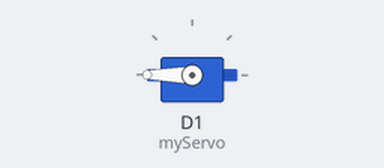
This sketch was run on a simulated ESP8266 (NodeMCU). Shown: servo.

Above: at 0.05 s.
Timing chart, 0 to 4.6 s (numbered marks = the images above):
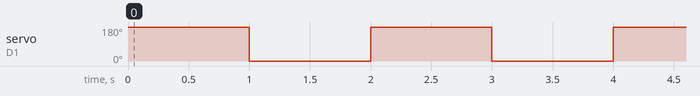

Measured:
- by itself, servo on D1 (myServo): alternates 180° for 1.0 s and 0° for 1.0 s

The sketch:

ServoTest.ino
```cpp
#include <Servo.h>
Servo myServo;
void setup() {
  myServo.attach(D1);
  myServo.write(0);

}

void loop() {
  myServo.write(180);
  delay(1000);
  myServo.write(0);
  delay(1000);

}
```
